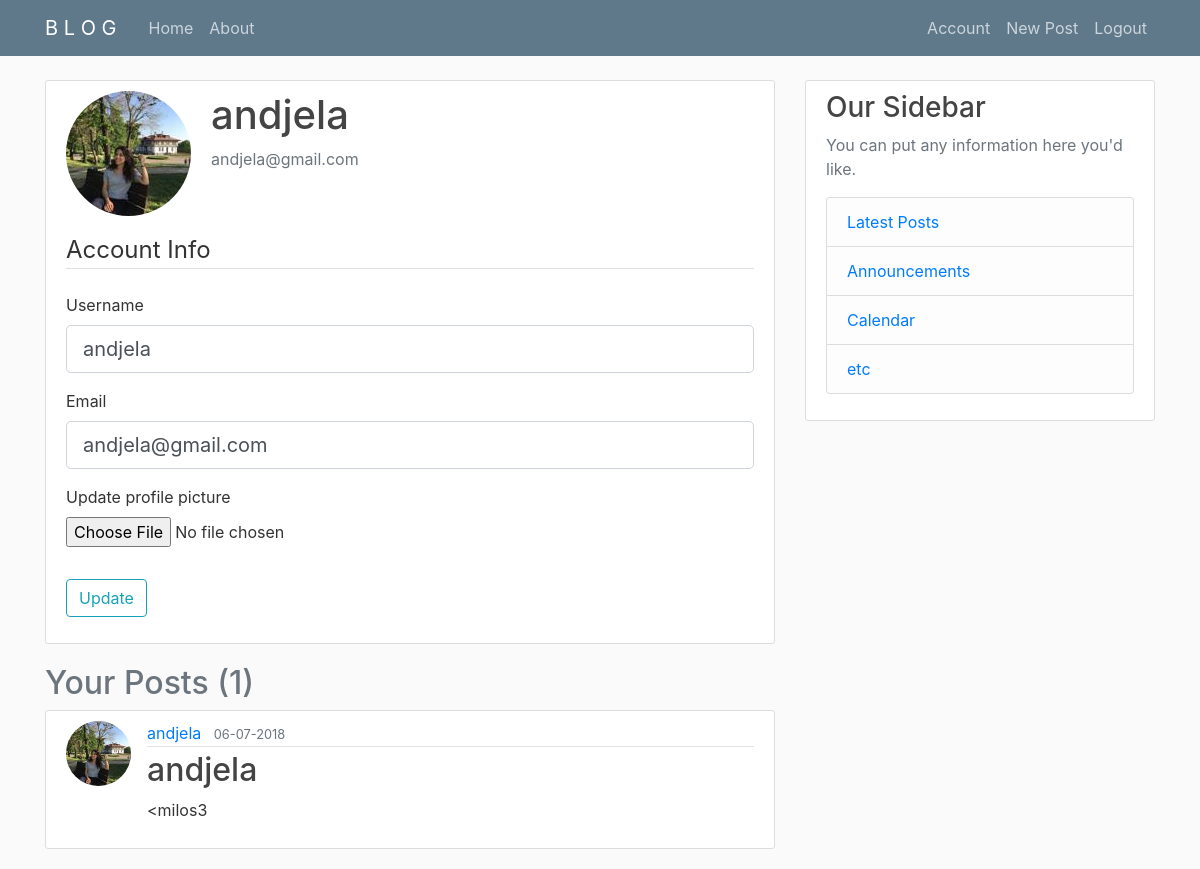
Page /account (signed in) on the earlier database version.
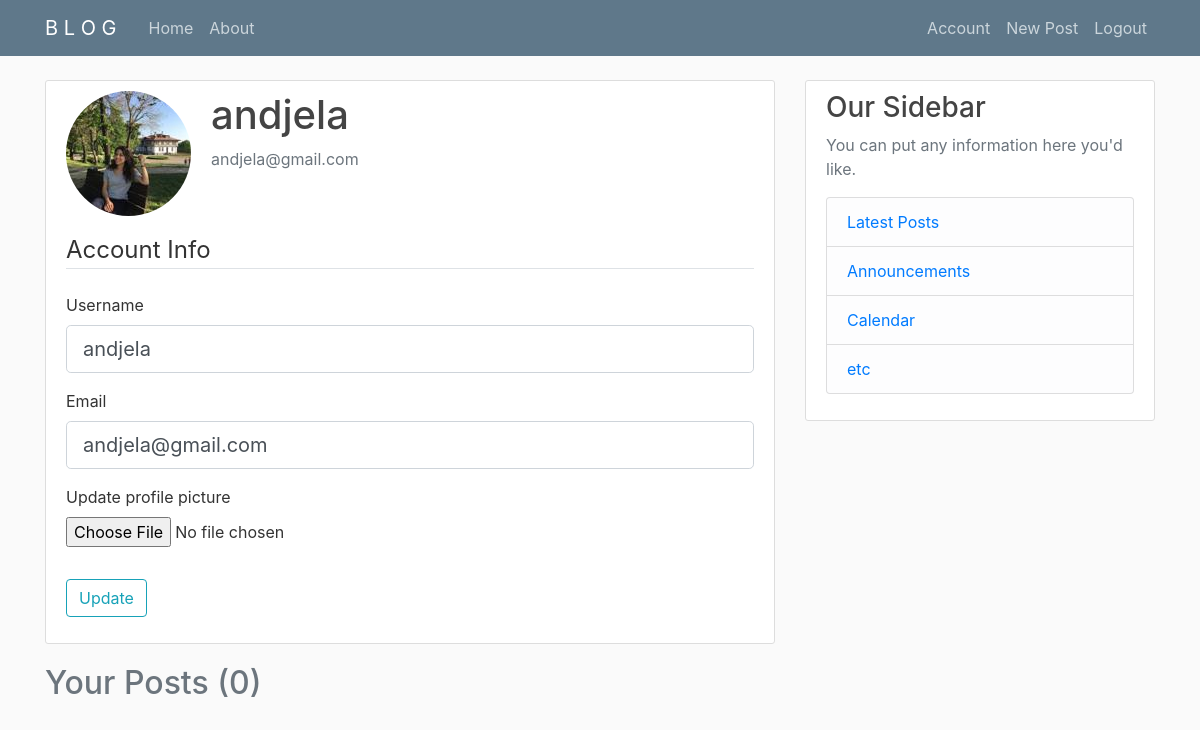
Same page on the later database version.
### flaskblog/models.py (models this page shows, shortened)
class Post(db.Model):
    id = db.Column(db.Integer, primary_key=True)
    title = db.Column(db.String(100), nullable=False)
    date_posted = db.Column(db.DateTime, nullable=False, default=datetime.utcnow)
    content = db.Column(db.Text, nullable=False)
    user_id = db.Column(db.Integer, db.ForeignKey('user.id'),nullable=False)

class User(db.Model, UserMixin):
    id = db.Column(db.Integer, primary_key=True)
    username = db.Column(db.String(20), unique=True, nullable=False)
    email = db.Column(db.String(120), unique=True, nullable=False)
    image_file = db.Column(db.String(20), nullable=False, default='default.jpg')
    password = db.Column(db.String(60),nullable=False)
    posts = db.relationship('Post', backref='author', lazy=True)

### flaskblog/users/routes.py (the view, shortened to what this page needs)
@users.route("/account", methods = ['GET','POST'])
@login_required
def account():
    form = UpdateAccountForm()
    form.username.data = current_user.username
    form.email.data = current_user.email
    posts = Post.query.filter_by(author=current_user).paginate()
    image_file = url_for('static',filename='profile_pics/' + current_user.image_file)
    return render_template('account.html',title='Account', image_file=image_file,form=form, posts=posts)

### flaskblog/users/forms.py (shortened to what this page needs)
class UpdateAccountForm(FlaskForm):
    username = StringField('Username',
                validators=[DataRequired(), Length(min=2,max=20)])
    email = StringField('Email',
                validators=[DataRequired(), Email()])
    picture = FileField('Update profile picture', validators=[FileAllowed(['jpeg','png','jpg'])])
    submit = SubmitField('Update')

### flaskblog/models.py (called while the page is built)
@login_manager.user_loader
def load_user(user_id):
    return User.query.get(int(user_id))

### flaskblog/templates/account.html (shortened to what this page needs)
{% extends "layout.html" %} {% block content %}
<div class="content-section">
  <div class="media">
    <a href="{{url_for('users.account')}}">
      <img class="rounded-circle account-img" src="{{image_file}}">
    </a>
    <div class="media-body">
      <h2 class="account-heading">{{current_user.username}}</h2>
      <p class="text-secondary">{{current_user.email}}</p>
    </div>
  </div>
  <form method="POST" action="" enctype="multipart/form-data">
    <fieldset class="form-group">
      <legend class="border-bottom mb-4">Account Info</legend>
      <div class="form-group">
        {{ form.username.label(class="form-control-label") }} {% if form.username.errors %} {{ form.username(class="form-control
        form-control-lg is-invalid") }}
        <div class="invalid-feedback">
          {% for error in form.username.errors%}
          <span>{{ error }}</span>
          {% endfor %}
        </div>
        {% else%} {{ form.username(class="form-control form-control-lg") }} {% endif %}
      </div>
      <div class="form-group">
        {{ form.email.label(class="form-control-label") }} {% if form.email.errors %} {{ form.email(class="form-control form-control-lg
        is-invalid") }}
        <div class="invalid-feedback">
          {% for error in form.email.errors%}
          <span>{{ error }}</span>
          {% endfor %}
        </div>
        {% else%} {{ form.email(class="form-control form-control-lg") }} {% endif %}
      </div>
      <div class="form-group">
        {{ form.picture.label() }} {{ form.picture(class="form-control-file") }}
      </div>
    </fieldset>
    <div class="form-group">
      {{ form.submit(class="btn btn-outline-info") }}
    </div>
  </form>
</div>
<div>
  {% if posts %}
  <h2 class="text-secondary">Your Posts ({{posts.total}})</h2>
  {% for post in posts.items %}
  <article class="media content-section">
    <img src="{{ url_for('static',filename='profile_pics/' + post.author.image_file) }}" class="rounded-circle article-img">
    <div class="media-body">
      <div class="article-metadata">
        <a class="mr-2" href="#">{{ post.author.username }}</a>
        <small class="text-muted">{{ post.date_posted.strftime('%d-%m-%Y') }}</small>
      </div>
      <h2>
        <a class="article-title" href="{{ url_for('posts.post',post_id=post.id) }}">{{ post.title }}</a>
      </h2>
      <p class="article-content">{{ post.content }}</p>
    </div>
  </article>
  {% endfor %} {% else %}
  <h2>You don't have created posts yet.
    <a class="btn btn-outline-primary btn-sm m-1 float-right" href="{{url_for('posts.new_post')}}">Create New?</a>
  </h2>
  {% endif %}
</div>
{% endblock content %}

Differences in the rows shown:
removed Post: image_file (picture), author.username "andjela", date_posted "06-07-2018", title "andjela", content "<milos3"
Other differences:
{{ posts.total }}: "1" → "0"
